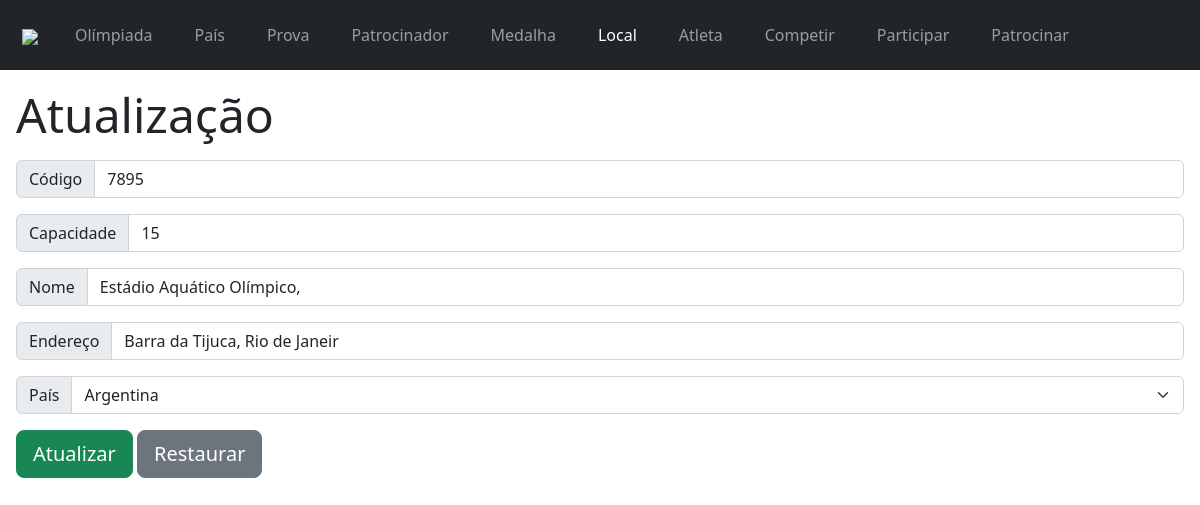
Screenshot of /local/bd/atualizacao.php?idAt=7895 with the database file from the repository.
### tables this page shows
CREATE TABLE `local` (
  `capacidade` int(11) NOT NULL,
  `endereco` varchar(30) NOT NULL,
  `nome` varchar(30) NOT NULL,
  `pais_codigo` varchar(3) NOT NULL,
  `codigo` int(11) NOT NULL
);

### local/bd/atualizacao.php (the view, shortened to what this page needs)
<?php
$conexao = mysqli_connect("localhost", "root", "", "olimpiada");
$idAt = $_GET['idAt'];
$comandoDados = "SELECT * FROM local WHERE codigo = '$idAt'";
$resultadoDados = mysqli_query($conexao, $comandoDados);
$tuplaDados = mysqli_fetch_assoc($resultadoDados);
$comandoPais = "SELECT * FROM pais";
$resultadoPais = mysqli_query($conexao, $comandoPais);
?>
<!DOCTYPE html>
<head>
    <link href="https://cdn.jsdelivr.net/npm/bootstrap@5.2.0/dist/css/bootstrap.min.css" rel="stylesheet">
</head>
<body>
    <nav class="navbar navbar-expand-lg navbar-dark bg-dark">
        <div class="container-fluid">
            <a class="navbar-brand" style="margin-left: 10px" href="../index.php"><img src="../../img/olympic.png" width="50px"></a>
            <div class="collapse navbar-collapse" id="navbarSupportedContent">
                <ul class="navbar-nav me-auto mb-2 mb-lg-0">
                    <li class="nav-item btn">
                        <a class="nav-link" href="../../olimpiada/olimpiada.php">Olímpiada</a>
                    </li>
                    <li class="nav-item btn">
                        <a class="nav-link" href="../../pais/pais.php">País</a>
                    </li>
                    <li class="nav-item btn">
                        <a class="nav-link" href="../../prova/prova.php">Prova</a>
                    </li>
                    <li class="nav-item btn">
                        <a class="nav-link" href="../../patrocinador/patrocinador.php">Patrocinador</a>
                    </li>
                    <li class="nav-item btn">
                        <a class="nav-link" href="../../medalha/medalha.php">Medalha</a>
                    </li>
                    <li class="nav-item btn">
                        <a class="nav-link active" href="../../local/local.php">Local</a>
                    </li>
                    <li class="nav-item btn">
                        <a class="nav-link" href="../../atleta/atleta.php">Atleta</a>
                    </li>
                    <li class="nav-item btn">
                        <a class="nav-link" href="../../competir/competir.php">Competir</a>
                    </li>
                    <li class="nav-item btn">
                        <a class="nav-link" href="../../participar/participar.php">Participar</a>
                    </li>
                    <li class="nav-item btn">
                        <a class="nav-link" href="../../patrocinar/patrocinar.php">Patrocinar</a>
                    </li>
                </ul>
            </div>
        </div>
    </nav>
    <div class="m-3">
        <h3 class="display-5 mb-3 mt-2"> Atualização </h3>
        <form action="atualizacao.php?idAt=<?php echo $idAt ?>" method="POST">
            <div class="input-group mb-3">
                <span class="input-group-text">Código</span>
                <input type="number" class="form-control" name="codigo" required readonly value="<?php echo $tuplaDados['codigo'] ?>">
            </div>
            <div class="input-group mb-3">
                <span class="input-group-text">Capacidade</span>
                <input type="number" class="form-control" name="capacidade" required value="<?php echo $tuplaDados['capacidade'] ?>">
            </div>
            <div class="input-group mb-3">
                <span class="input-group-text">Nome</span>
                <input type="text" class="form-control" name="nome" required value="<?php echo $tuplaDados['nome'] ?>">
            </div>
            <div class="input-group mb-3">
                <span class="input-group-text">Endereço</span>
                <input type="text" class="form-control" name="endereco" required value="<?php echo $tuplaDados['endereco'] ?>">
            </div>
            <div class="input-group mb-3">
                <label class="input-group-text">País</label>
                <select class="form-select" name="pais">
                    <?php
                    while ($tuplaPais = mysqli_fetch_assoc($resultadoPais)) {
                        echo "<option value='" . $tuplaPais['codigo'] . "'> " . $tuplaPais['nome'] . "</option>";
                    }
                    ?>
                </select>
            </div>
            <input type="submit" value="Atualizar" name="botaoEnviar" class="btn btn-success btn-lg btn-block">
            <input type="reset" value="Restaurar" class="btn btn-secondary btn-lg btn-block">
        </form>
    </div>
</body>
</html>

### rows the page displays
local: codigo "7895", capacidade "15", nome "Estádio Aquático Olímpico,", endereco "Barra da Tijuca, Rio de Janeir"

### other values shown
form field pais "Argentina"
